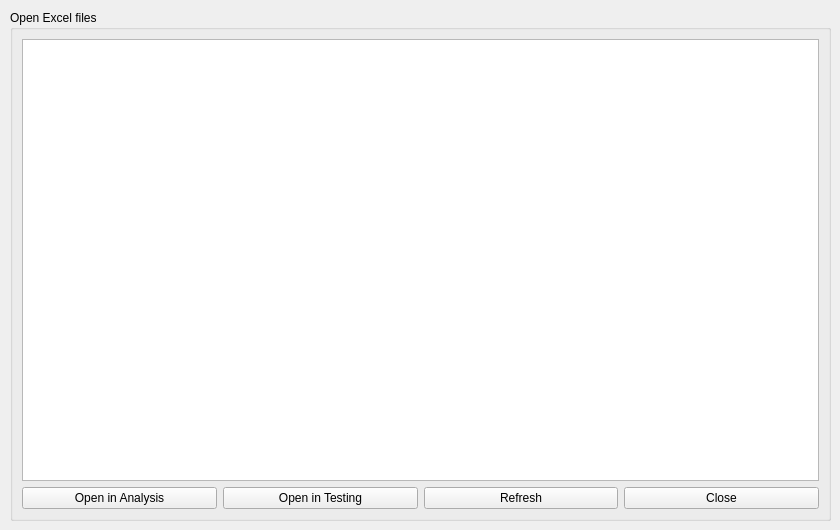
      <widget class="QWidget" name="openExcel">
       <widget class="QGroupBox" name="groupBox_4">
        <property name="geometry">
         <rect>
          <x>10</x>
          <y>10</y>
          <width>821</width>
          <height>511</height>
         </rect>
        </property>
        <property name="title">
         <string>Open Excel files</string>
        </property>
        <layout class="QGridLayout" name="gridLayout_5">
         <item row="1" column="1">
          <widget class="QPushButton" name="open_in_excel">
           <property name="text">
            <string>Open in Testing</string>
           </property>
          </widget>
         </item>
         <item row="0" column="0" colspan="4">
          <widget class="QTreeView" name="excel_files"/>
         </item>
         <item row="1" column="0">
          <widget class="QPushButton" name="open_in_analysis">
           <property name="text">
            <string>Open in Analysis</string>
           </property>
          </widget>
         </item>
         <item row="1" column="2">
          <widget class="QPushButton" name="refresh_excel">
           <property name="text">
            <string>Refresh</string>
           </property>
          </widget>
         </item>
         <item row="1" column="3">
          <widget class="QPushButton" name="close_excel">
           <property name="text">
            <string>Close</string>
           </property>
          </widget>
         </item>
        </layout>
       </widget>
      </widget>
